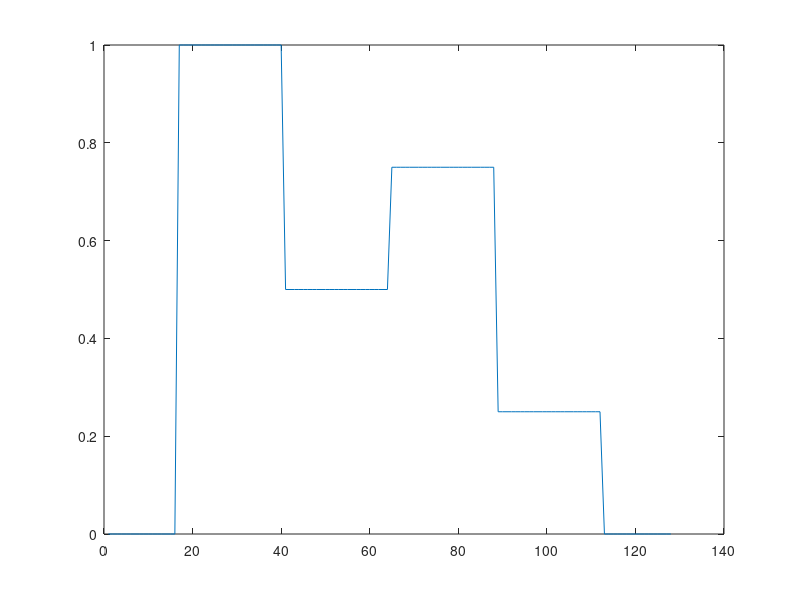

Write MATLAB code to recreate this figure.
p = [1;1;1];
p = conv(p,p);
p = conv(p,p);
p = p/sum(p);



N = 128;


n = N;
M = (length(p)-1)/2;

A = convmtx(p,n);
A = A((M+1):(end-M),:);


g = @(x) (2<x & x<=5).*(1)+(5<x & x<=8).*(0.5)+...
    (8<x & x<=11).*(0.75)+(11<x & x<=14).*(0.25);
x1 = linspace(0,16,N);
f = g(x1)';
plot(f)
[U,D,V] = svd(A);
d = diag(D);

r_alphas = [10 30 50 72 90];

m0 = A*f;
m1 = A*f+0.01/norm(f)*randn(size(A*f));
m2 = A*f+0.05/norm(f)*randn(size(A*f));
m3 = A*f+0.1/norm(f)*randn(size(A*f));
m4 = A*f+0.5/norm(f)*randn(size(A*f));   

w = zeros(1000,1);

for hh = 1:1000
    m0 = A*f;
    m1 = A*f+0.01/norm(f)*randn(size(A*f));
    m2 = A*f+0.05/norm(f)*randn(size(A*f));
    m3 = A*f+0.1/norm(f)*randn(size(A*f));
    m4 = A*f+0.5/norm(f)*randn(size(A*f)); 
    max_error = inf;
    worst_r_alpha = 0;
    m = m4;
    for ii = 1:length(r_alphas)
        r_alpha = r_alphas(ii);
        Dralpha = zeros(size(D));
        d_ralpha = d(1:r_alpha);
        Dralpha(1:r_alpha,1:r_alpha) = diag(1./d_ralpha);
        TSVDrec = V*Dralpha*U.'*m;
  
        error = norm(f - TSVDrec)/norm(f);
        if error <= max_error
            max_error = error;
            worst_r_alpha = r_alpha;
        end
    end
    w(hh) = worst_r_alpha;
end
